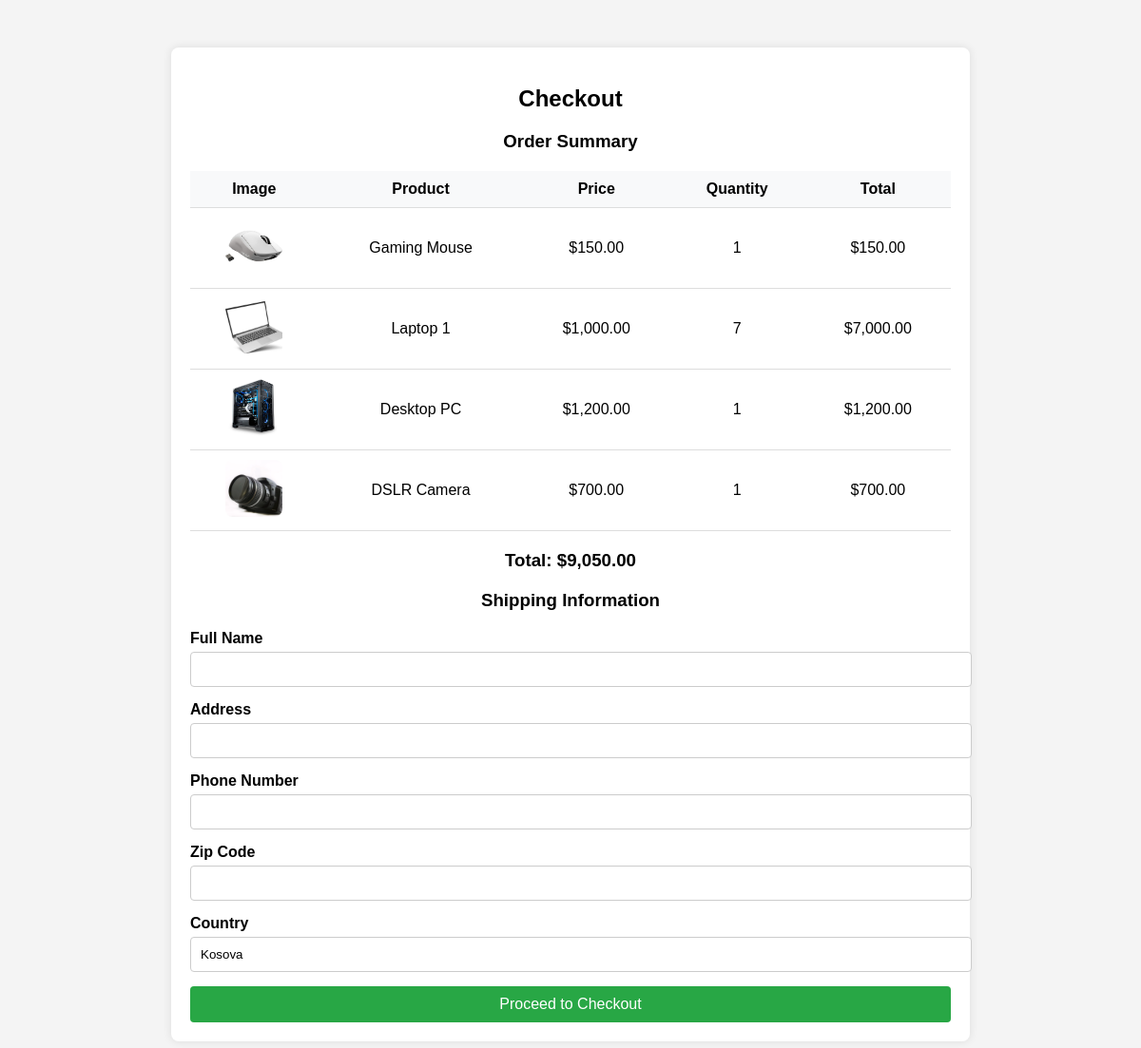
Screenshot of /checkout.php (signed in) with the database file from the repository.
### tables this page shows
CREATE TABLE `cart` (
  `id` int(11) NOT NULL,
  `user_id` int(11) NOT NULL,
  `product_id` int(11) NOT NULL,
  `quantity` int(11) DEFAULT 1,
  `created_at` timestamp NOT NULL DEFAULT current_timestamp()
);

CREATE TABLE `products` (
  `id` int(11) NOT NULL,
  `name` varchar(255) NOT NULL,
  `category` varchar(100) NOT NULL,
  `price` decimal(10,2) NOT NULL,
  `discount` decimal(5,2) DEFAULT 0.00,
  `image` varchar(255) NOT NULL,
  `quantity` int(11) NOT NULL
);

### checkout.php (the view, shortened to what this page needs)
<?php
include 'config.php';
$user_id = $_SESSION['user_id'];
$query = "SELECT cart.id, products.name, products.price, products.image, cart.quantity
          FROM cart
          JOIN products ON cart.product_id = products.id
          WHERE cart.user_id = ?";
$stmt = mysqli_prepare($con, $query);
mysqli_stmt_bind_param($stmt, "i", $user_id);
mysqli_stmt_execute($stmt);
$result = mysqli_stmt_get_result($stmt);
$total_amount = 0;
$cart_items = [];
while ($row = mysqli_fetch_assoc($result)) {
    $cart_items[] = $row;
    $total_amount += $row['price'] * $row['quantity'];
}
?>
<!DOCTYPE html>
<html lang="en">
<head>
</head>
<body>
    <div class="checkout-container">
        <h2>Checkout</h2>
        <h3>Order Summary</h3>
        <table>
            <thead>
                <tr>
                    <th>Image</th>
                    <th>Product</th>
                    <th>Price</th>
                    <th>Quantity</th>
                    <th>Total</th>
                </tr>
            </thead>
            <tbody>
                <?php if (!empty($cart_items)): ?>
                    <?php foreach ($cart_items as $item): ?>
                        <tr>
                            <td><img src="<?= htmlspecialchars($item['image']) ?>" alt="<?= htmlspecialchars($item['name']) ?>" class="product-img"></td>
                            <td><?= htmlspecialchars($item['name']) ?></td>
                            <td>$<?= number_format($item['price'], 2) ?></td>
                            <td><?= intval($item['quantity']) ?></td>
                            <td>$<?= number_format($item['price'] * $item['quantity'], 2) ?></td>
                        </tr>
                    <?php endforeach; ?>
                <?php else: ?>
                    <tr><td colspan="5">No products found in the cart.</td></tr>
                <?php endif; ?>
            </tbody>
        </table>
        <h3>Total: $<?= number_format($total_amount, 2) ?></h3>
        <h3>Shipping Information</h3>
        <form method="post">
            <div class="form-group">
                <label for="shipping_name">Full Name</label>
                <input type="text" id="shipping_name" name="shipping_name" required>
            </div>
            <div class="form-group">
                <label for="shipping_address">Address</label>
                <input type="text" id="shipping_address" name="shipping_address" required>
            </div>
            <div class="form-group">
                <label for="shipping_phone">Phone Number</label>
                <input type="text" id="shipping_phone" name="shipping_phone" required>
            </div>
            <div class="form-group">
                <label for="shipping_zip">Zip Code</label>
                <input type="text" id="shipping_zip" name="shipping_zip" required>
            </div>
            <div class="form-group">
                <label for="shipping_country">Country</label>
                <input type="text" id="shipping_country" name="shipping_country" value="Kosova" readonly>
            </div>
            <button type="submit" class="btn-confirm">Proceed to Checkout</button>
        </form>
    </div>
</body>
</html>

### checkout.php (style rules this page uses)
body { font-family: Arial, sans-serif; background-color: #f4f4f4; margin: 0; padding: 0; }
.checkout-container { max-width: 800px; margin: 50px auto; padding: 20px; background: #fff; border-radius: 8px; box-shadow: 0 0 10px rgba(0, 0, 0, 0.1); }
h2, h3 { text-align: center; margin-bottom: 20px; }
table { width: 100%; border-collapse: collapse; margin-bottom: 20px; }
th, td { padding: 10px; border-bottom: 1px solid #ddd; text-align: center; }
th { background-color: #f8f9fa; }
.product-img { width: 60px; height: 60px; object-fit: cover; border-radius: 8px; }
.form-group { margin-bottom: 15px; }
.form-group label { display: block; margin-bottom: 5px; font-weight: bold; }
.form-group input { width: 100%; padding: 10px; border: 1px solid #ccc; border-radius: 4px; }
.btn-confirm { width: 100%; padding: 10px; background-color: #28a745; color: #fff; border: none; border-radius: 4px; font-size: 16px; cursor: pointer; }

### rows the page displays
cart: product.image (picture), product.name "Gaming Mouse", product.price "150.00", quantity "1", $item['price']*$item['quantity'] "150.00"
cart: product.image (picture), product.name "Laptop 1", product.price "1,000.00", quantity "7", $item['price'] * $item['quantity'] "7,000.00"
cart: product.image (picture), product.name "Desktop PC", product.price "1,200.00", quantity "1", $item['price'] * $item['quantity'] "1,200.00"
cart: product.image (picture), product.name "DSLR Camera", product.price "700.00", quantity "1", $item['price']*$item['quantity'] "700.00"

### other values shown
$total_amount "9,050.00"
